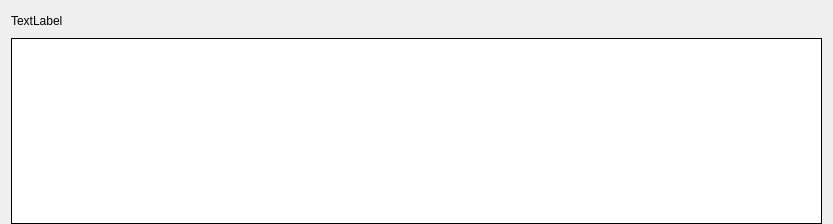
<?xml version="1.0" encoding="UTF-8"?>
<ui version="4.0">
 <class>Invoiceable</class>
 <widget class="QWidget" name="Invoiceable">
  <property name="geometry">
   <rect>
    <x>0</x>
    <y>0</y>
    <width>833</width>
    <height>224</height>
   </rect>
  </property>
  <property name="sizePolicy">
   <sizepolicy hsizetype="Preferred" vsizetype="Fixed">
    <horstretch>0</horstretch>
    <verstretch>0</verstretch>
   </sizepolicy>
  </property>
  <property name="windowTitle">
   <string>Form</string>
  </property>
  <layout class="QVBoxLayout" name="verticalLayout">
   <property name="spacing">
    <number>7</number>
   </property>
   <property name="bottomMargin">
    <number>0</number>
   </property>
   <item>
    <layout class="QHBoxLayout" name="horizontalLayout">
     <item>
      <widget class="QLabel" name="label">
       <property name="sizePolicy">
        <sizepolicy hsizetype="Fixed" vsizetype="Fixed">
         <horstretch>0</horstretch>
         <verstretch>0</verstretch>
        </sizepolicy>
       </property>
       <property name="text">
        <string>TextLabel</string>
       </property>
      </widget>
     </item>
     <item>
      <spacer name="horizontalSpacer">
       <property name="orientation">
        <enum>Qt::Horizontal</enum>
       </property>
       <property name="sizeType">
        <enum>QSizePolicy::Expanding</enum>
       </property>
       <property name="sizeHint" stdset="0">
        <size>
         <width>40</width>
         <height>20</height>
        </size>
       </property>
      </spacer>
     </item>
    </layout>
   </item>
   <item>
    <widget class="QTableView" name="tableView">
     <property name="sizePolicy">
      <sizepolicy hsizetype="Preferred" vsizetype="Preferred">
       <horstretch>0</horstretch>
       <verstretch>0</verstretch>
      </sizepolicy>
     </property>
     <property name="focusPolicy">
      <enum>Qt::NoFocus</enum>
     </property>
     <property name="styleSheet">
      <string notr="true"/>
     </property>
     <property name="frameShape">
      <enum>QFrame::Panel</enum>
     </property>
     <property name="frameShadow">
      <enum>QFrame::Plain</enum>
     </property>
     <property name="verticalScrollBarPolicy">
      <enum>Qt::ScrollBarAlwaysOff</enum>
     </property>
     <property name="horizontalScrollBarPolicy">
      <enum>Qt::ScrollBarAlwaysOff</enum>
     </property>
     <property name="editTriggers">
      <set>QAbstractItemView::NoEditTriggers</set>
     </property>
    </widget>
   </item>
  </layout>
 </widget>
 <resources/>
 <connections/>
</ui>
